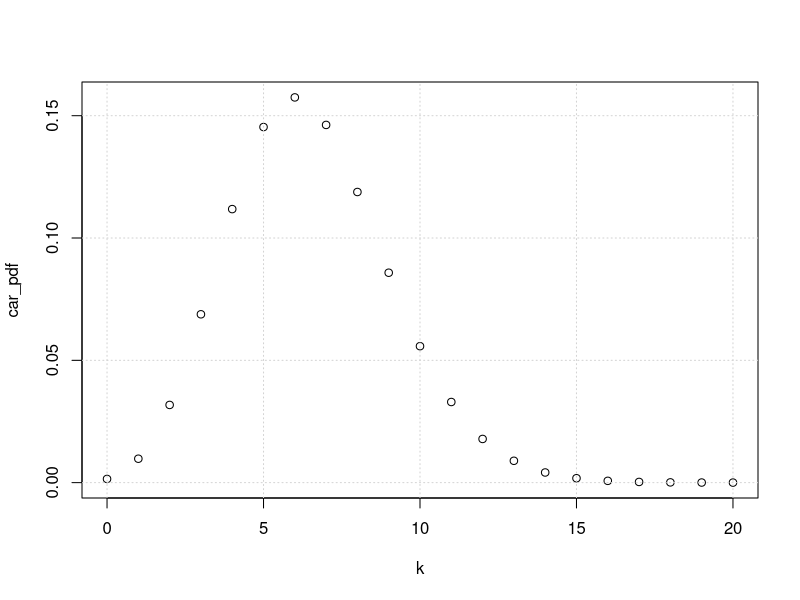
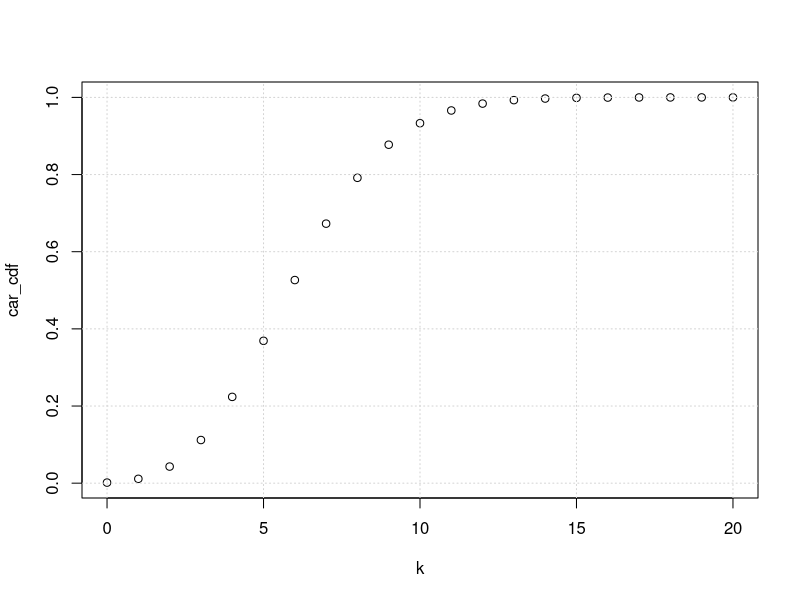
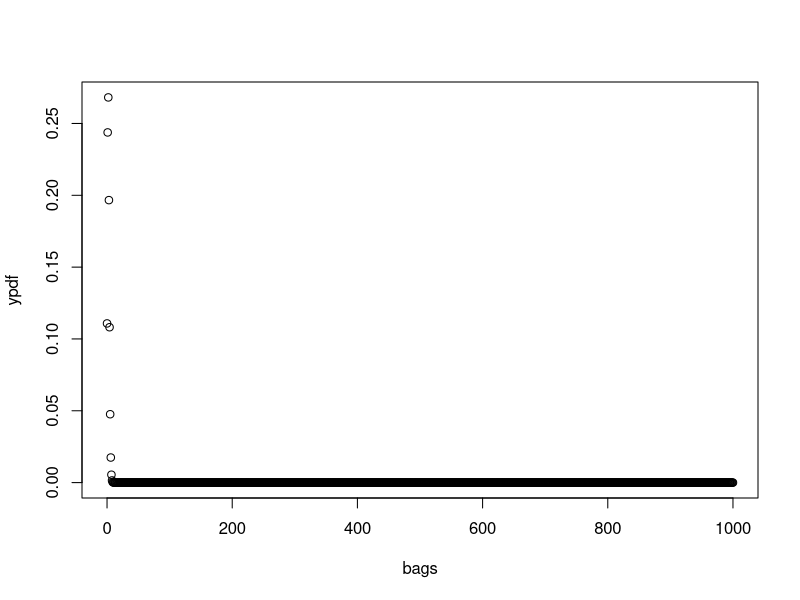
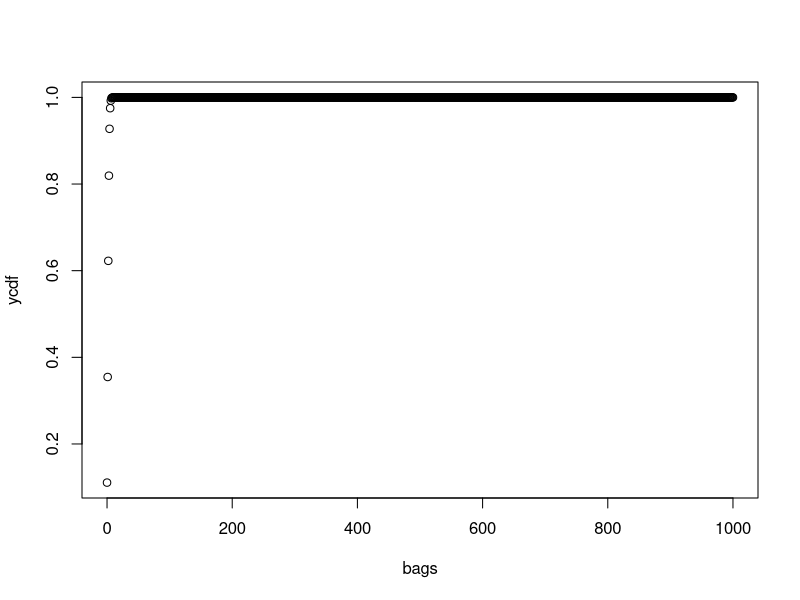

These figures' R source, in order:
## ---- chunk 1
knitr::opts_chunk$set(echo = TRUE)
## ---- chunk 2
#set up k occurrences, for k=0 to 20, so we can graph the pdf and cdf

k=0:20

car_pdf=dpois(k,lambda=6.5)

plot(k,car_pdf)
grid()
## ---- chunk 3
car_cdf=ppois(k,lambda=6.5)
plot(k,car_cdf)
grid()
## ---- chunk 4
# get the cdf of a poison, with lambda 6.5 at k=5

dpois(5,lambda=6.5)

## ---- chunk 5
ppois(2,lambda=6.5)
## ---- chunk 6
#Plotting pdf and cdf
bags = 0:1000

ypdf = dpois(bags, 2.2)
plot(bags, ypdf)

ycdf = ppois(bags, 2.2)
plot(bags, ycdf)

ppois(0, 2.2)
## ---- chunk 7
ppois(2,2.2)
